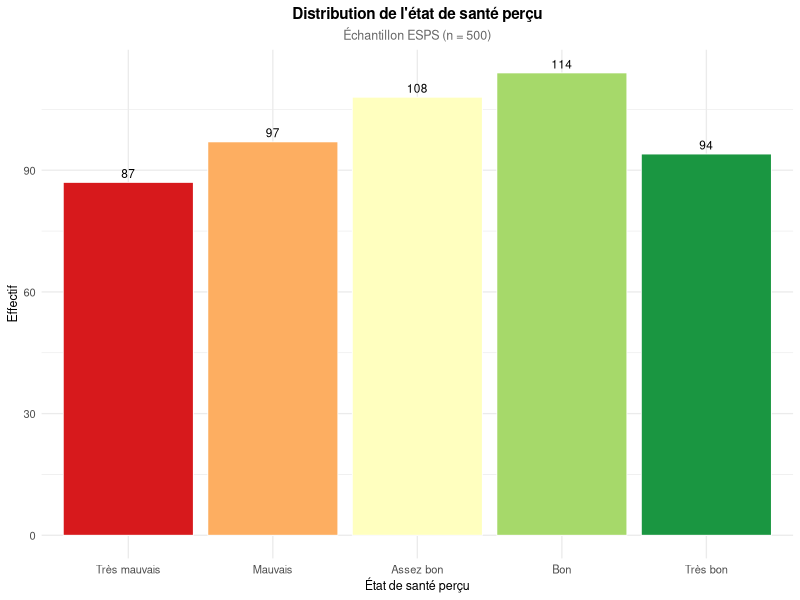
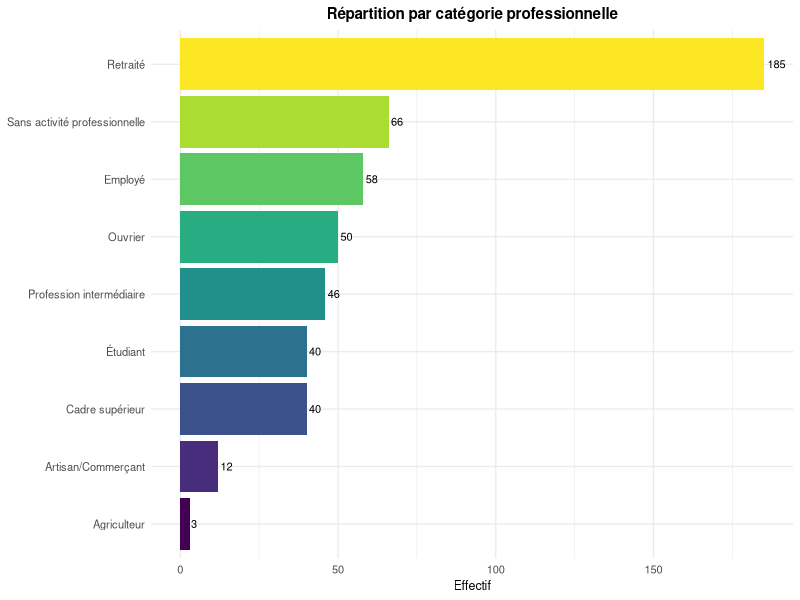
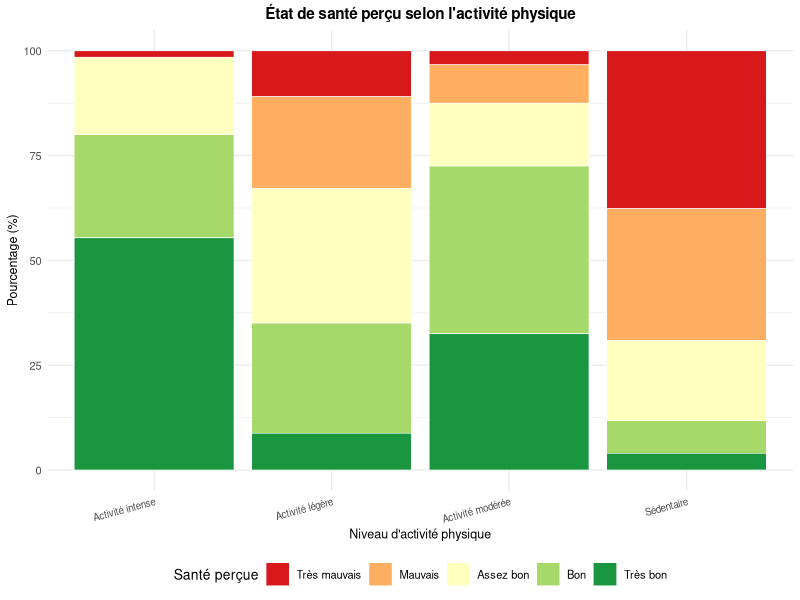
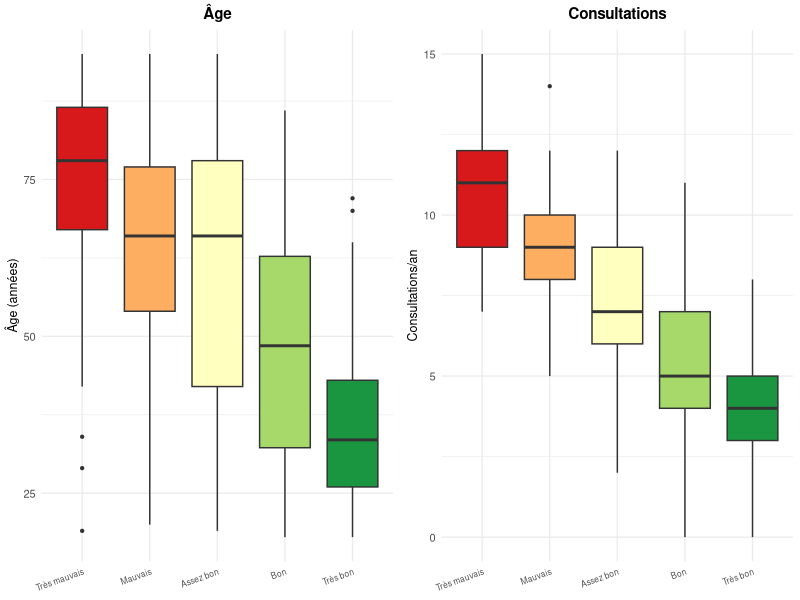
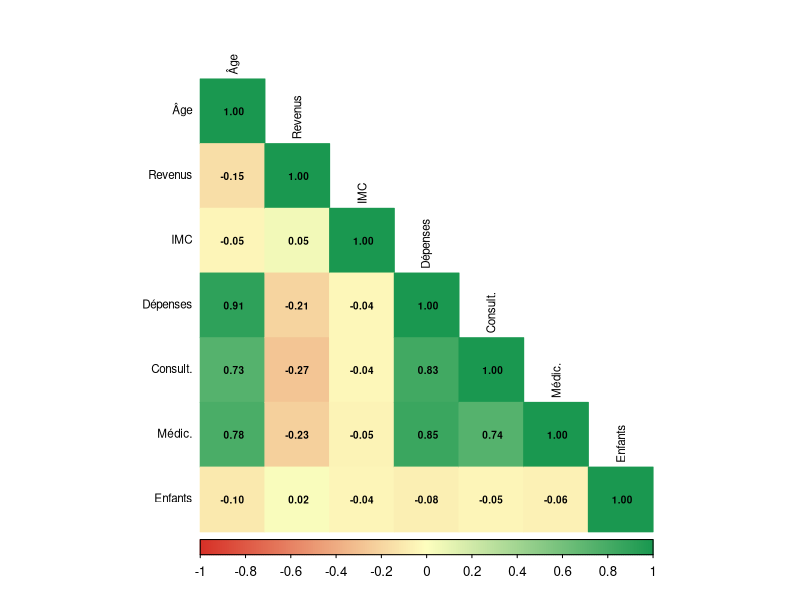
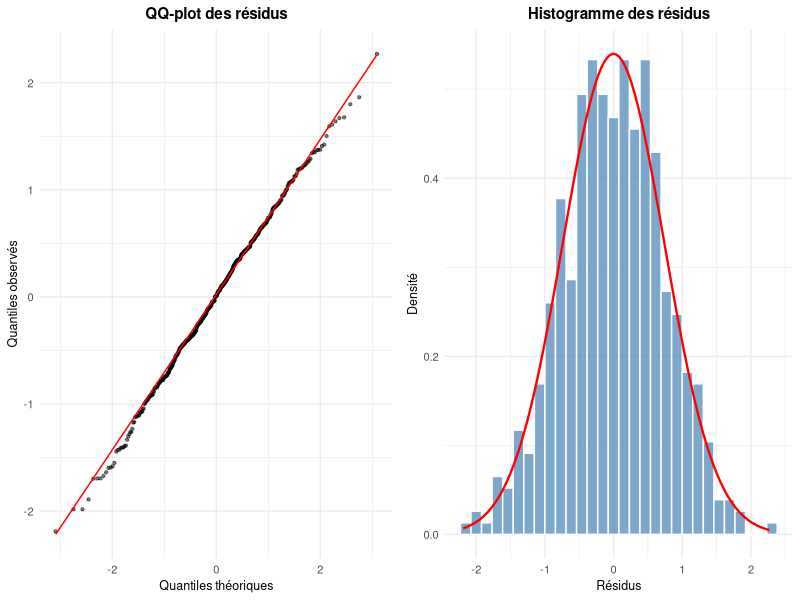
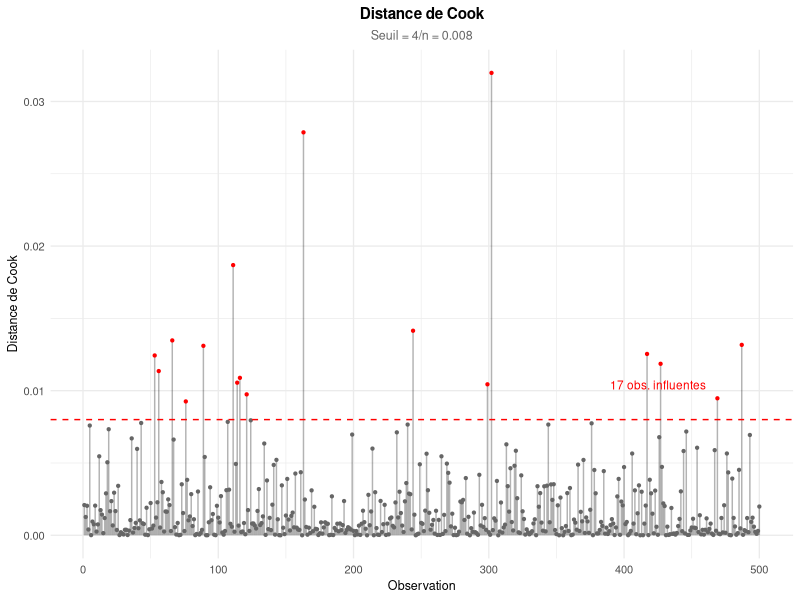
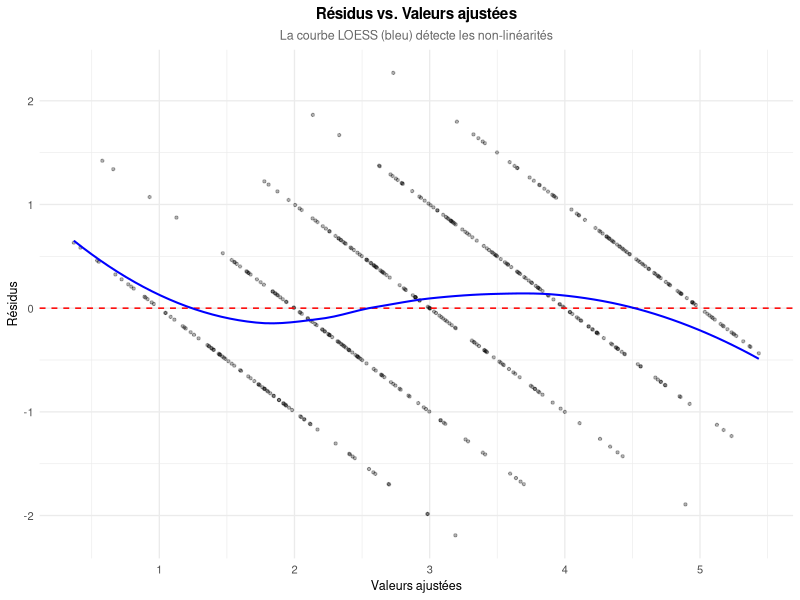

These figures' R source, in order:
## ---- chunk 1
knitr::opts_chunk$set(
 echo = FALSE,
 message = FALSE,
 warning = FALSE,
 fig.align = "center",
 fig.width = 6.5,
 fig.height = 4,
 out.width = "90%",
 fig.pos = "H"
)

# ── Bibliothèques ──
library(dplyr)
library(tidyr)
library(ggplot2)
library(knitr)
library(kableExtra)
library(corrplot)
library(car)
library(MASS)
library(pROC)
library(lmtest)
library(scales)
library(emmeans)
library(gridExtra)

# ── Thème graphique cohérent ──
theme_sas <- theme_minimal(base_size = 10) +
 theme(
 plot.title = element_text(face = "bold", size = 11, hjust = 0.5),
 plot.subtitle = element_text(size = 9, hjust = 0.5, color = "grey40"),
 axis.title = element_text(size = 9),
 legend.position = "bottom"
 )
theme_set(theme_sas)

# ── Chargement des données ──
esps <- read.csv("../data/base_esps.csv", sep = ";",
 stringsAsFactors = TRUE, fileEncoding = "UTF-8")

# ── Recodage du score ordinal (identique au SAS) ──
esps$score_sante <- dplyr::case_when(
 esps$etat_sante_percu == "Très mauvais" ~ 1L,
 esps$etat_sante_percu == "Mauvais" ~ 2L,
 esps$etat_sante_percu == "Assez bon" ~ 3L,
 esps$etat_sante_percu == "Bon" ~ 4L,
 esps$etat_sante_percu == "Très bon" ~ 5L,
 TRUE ~ NA_integer_
)

# Reordonner la variable réponse
esps$etat_sante_percu <- factor(esps$etat_sante_percu,
 levels = c("Très mauvais", "Mauvais", "Assez bon", "Bon", "Très bon"),
 ordered = TRUE)

# Variable binaire
esps$sante_mauvaise <- ifelse(esps$score_sante <= 2, 1L, 0L)

# Recodages numériques
esps$hospit_num <- ifelse(esps$hospitalisation_12_mois == "Oui", 1, 0)
esps$handicap_num <- ifelse(esps$handicap_declare == "Oui", 1, 0)
esps$renoncement_num <- ifelse(esps$renoncement_soins_12_mois == "Oui", 1, 0)

n_obs <- nrow(esps)
## ---- chunk 2
freq_esp <- esps %>%
 count(etat_sante_percu,.drop = FALSE) %>%
 mutate(
 Pourcentage = round(n / sum(n) * 100, 1),
 Cum = cumsum(Pourcentage)
 ) %>%
 rename(`État de santé perçu` = etat_sante_percu,
 Effectif = n,
 `%` = Pourcentage,
 `% cumulé` = Cum)

kable(freq_esp, booktabs = TRUE, align = "lrrr",
 caption = "Distribution de la variable réponse — État de santé perçu.") %>%
 kable_styling(latex_options = c("hold_position"), font_size = 9) %>%
 footnote(general = "Lecture : la modalité la plus fréquente est « Assez bon ». Les modalités extrêmes concentrent moins d'observations.")
## ---- chunk 3
ggplot(esps, aes(x = etat_sante_percu, fill = etat_sante_percu)) +
 geom_bar(color = "white", linewidth = 0.3) +
 geom_text(stat = "count", aes(label = after_stat(count)), vjust = -0.5, size = 3) +
 scale_fill_brewer(palette = "RdYlGn", direction = 1) +
 labs(x = "État de santé perçu", y = "Effectif",
 title = "Distribution de l'état de santé perçu",
 subtitle = paste0("Échantillon ESPS (n = ", n_obs, ")")) +
 theme(legend.position = "none")
## ---- chunk 4
vars_quant <- c("age", "revenus_mensuels_euros", "imc",
 "depenses_sante_annuelles_euros",
 "nombre_consultations_annuelles",
 "nombre_medicaments_reguliers", "nombre_enfants")
labels_quant <- c("Âge (années)", "Revenus mensuels (€)", "IMC (kg/m²)",
 "Dépenses santé annuelles (€)",
 "Consultations/an", "Médicaments réguliers", "Nombre d'enfants")

desc <- esps %>%
 summarise(across(all_of(vars_quant),
 list(Moy = ~round(mean(., na.rm=TRUE),1),
 ET = ~round(sd(., na.rm=TRUE),1),
 Med = ~round(median(., na.rm=TRUE),1),
 Min = ~round(min(., na.rm=TRUE),1),
 Max = ~round(max(., na.rm=TRUE),1)),
.names = "{.col}__{.fn}")) %>%
 pivot_longer(everything(), names_to = c("var","stat"), names_sep = "__") %>%
 pivot_wider(names_from = stat, values_from = value)
desc$Variable <- labels_quant

kable(desc[, c("Variable", "Moy", "ET", "Med", "Min", "Max")],
 booktabs = TRUE, align = "lrrrrr",
 col.names = c("Variable", "Moyenne", "Écart-type", "Médiane", "Min", "Max"),
 caption = "Statistiques descriptives des variables quantitatives.") %>%
 kable_styling(latex_options = c("hold_position", "scale_down"), font_size = 9)
## ---- chunk 5
tab_sexe <- esps %>% count(sexe) %>% mutate(`%` = round(n/sum(n)*100,1))
kable(tab_sexe, booktabs = TRUE, col.names = c("Sexe", "Effectif", "%"),
 caption = "Répartition par sexe .") %>%
 kable_styling(latex_options = "hold_position", font_size = 9)
## ---- chunk 6
esps %>%
 count(profession) %>%
 mutate(profession = reorder(profession, n)) %>%
 ggplot(aes(x = n, y = profession, fill = profession)) +
 geom_col(show.legend = FALSE) +
 geom_text(aes(label = n), hjust = -0.2, size = 2.8) +
 labs(x = "Effectif", y = NULL,
 title = "Répartition par catégorie professionnelle") +
 scale_fill_viridis_d(option = "D")
## ---- chunk 7
# Compute chi-square tests for all qualitative variables
vars_quali <- c("sexe", "profession", "niveau_education", "situation_familiale",
 "couverture_complementaire", "hospitalisation_12_mois",
 "tabagisme", "consommation_alcool", "activite_physique",
 "handicap_declare", "renoncement_soins_12_mois",
 "maladies_declarees")
labels_quali <- c("Sexe", "Profession", "Niveau d'éducation", "Situation familiale",
 "Couverture complémentaire", "Hospitalisation (12 mois)",
 "Tabagisme", "Consommation d'alcool", "Activité physique",
 "Handicap déclaré", "Renoncement aux soins (12 mois)",
 "Maladies déclarées")

chi2_results <- data.frame(Variable = labels_quali, stringsAsFactors = FALSE)
chi2_results$chi2 <- NA_real_
chi2_results$ddl <- NA_integer_
chi2_results$pval <- NA_real_

for (i in seq_along(vars_quali)) {
 tbl <- table(esps$etat_sante_percu, esps[[vars_quali[i]]])
 test <- chisq.test(tbl, simulate.p.value = (any(tbl < 5)))
 chi2_results$chi2[i] <- round(test$statistic, 2)
 chi2_results$ddl[i] <- test$parameter
 chi2_results$pval[i] <- test$p.value
}
chi2_results$Significativite <- ifelse(chi2_results$pval < 0.001, "***",
 ifelse(chi2_results$pval < 0.01, "**",
 ifelse(chi2_results$pval < 0.05, "*", "NS")))
chi2_results$pval_fmt <- ifelse(chi2_results$pval < 0.001, "< 0.001",
 format(round(chi2_results$pval, 4), nsmall = 4))

kable(chi2_results %>% dplyr::select(Variable, chi2, ddl, pval_fmt, Significativite),
 booktabs = TRUE,
 col.names = c("Variable croisée", "$\\chi^2$", "ddl", "p-value", "Signif."),
 escape = FALSE, align = "lrrrr",
 caption = "Synthèse des tests du $\\chi^2$ d'indépendance --- État de santé perçu $\\times$ variables qualitatives.") %>%
 kable_styling(latex_options = c("hold_position"), font_size = 8) %>%
 footnote(general = "Signif. : *** p < 0.001, ** p < 0.01, * p < 0.05, NS = non significatif.",
 general_title = "", escape = FALSE)
## ---- chunk 8
tbl_act <- table(esps$etat_sante_percu, esps$activite_physique)
prop_act <- round(prop.table(tbl_act, margin = 2) * 100, 1)

# Create a formatted table
df_act <- as.data.frame.matrix(tbl_act)
df_act$`État de santé` <- rownames(df_act)
df_act <- df_act %>% dplyr::select(`État de santé`, everything())

kable(df_act, booktabs = TRUE,
 caption = "Tableau croisé : État de santé perçu $\\times$ Activité physique (effectifs).",
 escape = FALSE) %>%
 kable_styling(latex_options = c("hold_position", "scale_down"), font_size = 8)
## ---- chunk 9
esps %>%
 count(activite_physique, etat_sante_percu) %>%
 group_by(activite_physique) %>%
 mutate(pct = n / sum(n) * 100) %>%
 ggplot(aes(x = activite_physique, y = pct, fill = etat_sante_percu)) +
 geom_col(color = "white", linewidth = 0.2) +
 scale_fill_brewer(palette = "RdYlGn", direction = 1, name = "Santé perçue") +
 labs(x = "Niveau d'activité physique", y = "Pourcentage (%)",
 title = "État de santé perçu selon l'activité physique") +
 theme(axis.text.x = element_text(angle = 15, hjust = 1, size = 7))
## ---- chunk 10
vars_q <- c("age", "revenus_mensuels_euros", "imc",
 "depenses_sante_annuelles_euros",
 "nombre_consultations_annuelles",
 "nombre_medicaments_reguliers")
labs_q <- c("Âge", "Revenus mensuels (€)", "IMC",
 "Dépenses de santé (€)", "Consultations/an", "Médicaments réguliers")

anova_res <- data.frame(Variable = labs_q, stringsAsFactors = FALSE)
anova_res$F_stat <- NA_real_
anova_res$pval <- NA_real_

for (i in seq_along(vars_q)) {
 mod <- aov(as.formula(paste(vars_q[i], "~ etat_sante_percu")), data = esps)
 s <- summary(mod)
 anova_res$F_stat[i] <- round(s[[1]]$`F value`[1], 2)
 anova_res$pval[i] <- s[[1]]$`Pr(>F)`[1]
}
anova_res$Signif <- ifelse(anova_res$pval < 0.001, "***",
 ifelse(anova_res$pval < 0.01, "**",
 ifelse(anova_res$pval < 0.05, "*", "NS")))
anova_res$pval_fmt <- ifelse(anova_res$pval < 0.001, "< 0.001",
 format(round(anova_res$pval, 4), nsmall = 4))

kable(anova_res %>% dplyr::select(Variable, F_stat, pval_fmt, Signif),
 booktabs = TRUE,
 col.names = c("Variable", "$F$", "p-value", "Signif."),
 escape = FALSE, align = "lrrr",
 caption = "Synthèse des ANOVA à un facteur --- Variables quantitatives selon l'état de santé perçu.") %>%
 kable_styling(latex_options = "hold_position", font_size = 9) %>%
 footnote(general = "*** p < 0.001, ** p < 0.01, * p < 0.05, NS = non significatif.",
 general_title = "", escape = FALSE)
## ---- chunk 11
p1 <- ggplot(esps, aes(x = etat_sante_percu, y = age, fill = etat_sante_percu)) +
 geom_boxplot(outlier.size = 0.8) +
 scale_fill_brewer(palette = "RdYlGn", direction = 1) +
 labs(x = NULL, y = "Âge (années)", title = "Âge") +
 theme(legend.position = "none", axis.text.x = element_text(angle = 20, hjust = 1, size = 6))

p2 <- ggplot(esps, aes(x = etat_sante_percu, y = nombre_consultations_annuelles,
 fill = etat_sante_percu)) +
 geom_boxplot(outlier.size = 0.8) +
 scale_fill_brewer(palette = "RdYlGn", direction = 1) +
 labs(x = NULL, y = "Consultations/an", title = "Consultations") +
 theme(legend.position = "none", axis.text.x = element_text(angle = 20, hjust = 1, size = 6))

gridExtra::grid.arrange(p1, p2, ncol = 2)
## ---- chunk 12
cor_vars <- c("age", "revenus_mensuels_euros", "imc",
 "depenses_sante_annuelles_euros",
 "nombre_consultations_annuelles",
 "nombre_medicaments_reguliers", "nombre_enfants")
cor_labs <- c("Âge", "Revenus (€)", "IMC", "Dépenses santé (€)",
 "Consultations/an", "Médicaments rég.", "Nb enfants")

sp_cor <- sapply(cor_vars, function(v) {
 ct <- cor.test(esps$score_sante, esps[[v]], method = "spearman", exact = FALSE)
 c(rho = ct$estimate, pval = ct$p.value)
})

sp_df <- data.frame(
 Variable = cor_labs,
 rho = round(sp_cor["rho.rho",], 3),
 pval = sp_cor["pval",],
 stringsAsFactors = FALSE
)
sp_df$Signif <- ifelse(sp_df$pval < 0.001, "***",
 ifelse(sp_df$pval < 0.01, "**",
 ifelse(sp_df$pval < 0.05, "*", "NS")))
sp_df$pval_fmt <- ifelse(sp_df$pval < 0.001, "< 0.001",
 format(round(sp_df$pval, 4), nsmall = 4))

kable(sp_df %>% dplyr::select(Variable, rho, pval_fmt, Signif),
 booktabs = TRUE,
 col.names = c("Variable", "$\\rho$ de Spearman", "p-value", "Signif."),
 escape = FALSE, align = "lrrr",
 caption = "Corrélations de Spearman entre le score de santé et les variables quantitatives.") %>%
 kable_styling(latex_options = "hold_position", font_size = 9) %>%
 footnote(general = "Un $\\rho$ négatif indique que la variable est associée à une dégradation de la santé perçue.",
 general_title = "", escape = FALSE)
## ---- chunk 13
mod_complet <- lm(score_sante ~ age + revenus_mensuels_euros +
 depenses_sante_annuelles_euros +
 nombre_consultations_annuelles +
 nombre_medicaments_reguliers + imc + nombre_enfants,
 data = esps)
s_comp <- summary(mod_complet)

coef_df <- as.data.frame(s_comp$coefficients)
coef_df$Variable <- c("Constante", "Âge", "Revenus (€)", "Dépenses santé (€)",
 "Consultations/an", "Médicaments rég.", "IMC", "Nb enfants")
coef_df$Signif <- ifelse(coef_df$`Pr(>|t|)` < 0.001, "***",
 ifelse(coef_df$`Pr(>|t|)` < 0.01, "**",
 ifelse(coef_df$`Pr(>|t|)` < 0.05, "*", "")))

kable(coef_df %>% dplyr::select(Variable, Estimate, `Std. Error`, `t value`, `Pr(>|t|)`, Signif) %>%
 mutate(across(c(Estimate, `Std. Error`, `t value`), ~round(., 4)),
 `Pr(>|t|)` = ifelse(`Pr(>|t|)` < 0.001, "< 0.001",
 format(round(`Pr(>|t|)`, 4), nsmall = 4))),
 booktabs = TRUE, escape = FALSE,
 col.names = c("Variable", "$\\hat{\\beta}$", "Erreur std.", "$t$", "p-value", ""),
 align = "lrrrrl",
 caption = paste0("Régression linéaire multiple --- Modèle complet ($R^2$ = ",
 round(s_comp$r.squared, 4), ", $R^2$ ajusté = ",
 round(s_comp$adj.r.squared, 4),
 ").")) %>%
 kable_styling(latex_options = c("hold_position"), font_size = 8)
## ---- chunk 14
mod_reduit <- lm(score_sante ~ age + nombre_consultations_annuelles +
 nombre_medicaments_reguliers, data = esps)
s_red <- summary(mod_reduit)

coef_red <- as.data.frame(s_red$coefficients)
coef_red$Variable <- c("Constante", "Âge", "Consultations/an", "Médicaments rég.")
coef_red$Signif <- ifelse(coef_red$`Pr(>|t|)` < 0.001, "***",
 ifelse(coef_red$`Pr(>|t|)` < 0.01, "**",
 ifelse(coef_red$`Pr(>|t|)` < 0.05, "*", "")))

kable(coef_red %>% dplyr::select(Variable, Estimate, `Std. Error`, `t value`, `Pr(>|t|)`, Signif) %>%
 mutate(across(c(Estimate, `Std. Error`, `t value`), ~round(., 4)),
 `Pr(>|t|)` = ifelse(`Pr(>|t|)` < 0.001, "< 0.001",
 format(round(`Pr(>|t|)`, 4), nsmall = 4))),
 booktabs = TRUE, escape = FALSE,
 col.names = c("Variable", "$\\hat{\\beta}$", "Erreur std.", "$t$", "p-value", ""),
 align = "lrrrrl",
 caption = paste0("Régression linéaire --- Modèle réduit ($R^2_{adj}$ = ",
 round(s_red$adj.r.squared, 4),
 ").")) %>%
 kable_styling(latex_options = "hold_position", font_size = 9)
## ---- chunk 15
vif_vals <- car::vif(mod_complet)
vif_df <- data.frame(
 Variable = c("Âge", "Revenus (€)", "Dépenses santé (€)",
 "Consultations/an", "Médicaments rég.", "IMC", "Nb enfants"),
 VIF = round(vif_vals, 2),
 Tolerance = round(1 / vif_vals, 3),
 stringsAsFactors = FALSE
)
vif_df$Diagnostic <- ifelse(vif_df$VIF > 10, "Problématique",
 ifelse(vif_df$VIF > 5, "Modérée", "Acceptable"))

kable(vif_df, booktabs = TRUE,
 col.names = c("Variable", "VIF", "Tolérance", "Diagnostic"),
 caption = "Diagnostics de colinéarité --- VIF et Tolérance.") %>%
 kable_styling(latex_options = "hold_position", font_size = 9)
## ---- chunk 16
cor_mat <- cor(esps[, c("age", "revenus_mensuels_euros", "imc",
 "depenses_sante_annuelles_euros",
 "nombre_consultations_annuelles",
 "nombre_medicaments_reguliers", "nombre_enfants")],
 use = "complete.obs")
colnames(cor_mat) <- c("Âge", "Revenus", "IMC", "Dépenses", "Consult.", "Médic.", "Enfants")
rownames(cor_mat) <- colnames(cor_mat)
corrplot(cor_mat, method = "color", type = "lower", addCoef.col = "black",
 tl.col = "black", tl.cex = 0.7, number.cex = 0.6,
 col = colorRampPalette(c("#D73027","#FFFFBF","#1A9850"))(200),
 title = "", mar = c(0,0,1,0))
## ---- chunk 17
# Forward selection
null_mod <- lm(score_sante ~ 1, data = esps)
full_mod <- lm(score_sante ~ age + revenus_mensuels_euros +
 depenses_sante_annuelles_euros + nombre_consultations_annuelles +
 nombre_medicaments_reguliers + imc + nombre_enfants, data = esps)

fwd <- step(null_mod, scope = list(lower = null_mod, upper = full_mod),
 direction = "forward", trace = 0)
bwd <- step(full_mod, direction = "backward", trace = 0)
both <- step(null_mod, scope = list(lower = null_mod, upper = full_mod),
 direction = "both", trace = 0)

sel_df <- data.frame(
 Méthode = c("Forward", "Backward", "Stepwise"),
 `Variables retenues` = c(
 paste(setdiff(names(coef(fwd)), "(Intercept)"), collapse = ", "),
 paste(setdiff(names(coef(bwd)), "(Intercept)"), collapse = ", "),
 paste(setdiff(names(coef(both)), "(Intercept)"), collapse = ", ")
 ),
 AIC = c(AIC(fwd), AIC(bwd), AIC(both)),
 `R2 ajusté` = c(summary(fwd)$adj.r.squared,
 summary(bwd)$adj.r.squared,
 summary(both)$adj.r.squared),
 stringsAsFactors = FALSE
)
sel_df$AIC <- round(sel_df$AIC, 1)
sel_df$`R2 ajusté` <- round(sel_df$`R2.ajusté`, 4)

kable(sel_df %>% dplyr::select(Méthode, Variables.retenues, AIC, R2.ajusté),
 booktabs = TRUE,
 col.names = c("Méthode", "Variables retenues", "AIC", "$R^2$ ajusté"),
 escape = FALSE,
 caption = "Synthèse de la sélection de variables --- Forward, Backward, Stepwise.") %>%
 kable_styling(latex_options = c("hold_position", "scale_down"), font_size = 8)
## ---- chunk 18
# Modèle retenu pour validation
mod_val <- lm(score_sante ~ age + nombre_consultations_annuelles +
 nombre_medicaments_reguliers, data = esps)
esps$resid <- residuals(mod_val)
esps$yhat <- fitted(mod_val)
esps$rstud <- rstudent(mod_val)
esps$cooksd <- cooks.distance(mod_val)
esps$lev <- hatvalues(mod_val)
## ---- chunk 19
p_qq <- ggplot(esps, aes(sample = resid)) +
 stat_qq(size = 0.8, alpha = 0.5) + stat_qq_line(color = "red") +
 labs(x = "Quantiles théoriques", y = "Quantiles observés",
 title = "QQ-plot des résidus")

p_hist <- ggplot(esps, aes(x = resid)) +
 geom_histogram(aes(y = after_stat(density)), bins = 30,
 fill = "steelblue", color = "white", alpha = 0.7) +
 stat_function(fun = dnorm, args = list(mean = 0, sd = sd(esps$resid)),
 color = "red", linewidth = 0.8) +
 labs(x = "Résidus", y = "Densité", title = "Histogramme des résidus")

gridExtra::grid.arrange(p_qq, p_hist, ncol = 2)
## ---- chunk 20
sw <- shapiro.test(esps$resid)
cat(paste0("**Test de Shapiro-Wilk** : $W$ = ",
 round(sw$statistic, 4), ", p-value = ",
 ifelse(sw$p.value < 0.001, "< 0.001",
 format(round(sw$p.value, 4), nsmall = 4)), ".\n\n"))
## ---- chunk 21
dw <- lmtest::dwtest(mod_val)
cat(paste0("**Test de Durbin-Watson** (Durbin-Watson) : $d$ = ",
 round(dw$statistic, 4), ", p-value = ",
 format(round(dw$p.value, 4), nsmall = 4), ". ",
 ifelse(dw$p.value > 0.05,
 "L'hypothèse d'indépendance des résidus **n'est pas rejetée**.",
 "L'hypothèse d'indépendance des résidus est rejetée --- prudence requise."), "\n\n"))
## ---- chunk 22
bp <- lmtest::bptest(mod_val)
cat(paste0("**Test de White** (test de White) : Statistique = ",
 round(bp$statistic, 4), ", p-value = ",
 format(round(bp$p.value, 4), nsmall = 4), ". ",
 ifelse(bp$p.value > 0.05,
 "L'hypothèse d'homoscédasticité **n'est pas rejetée**.",
 "Hétéroscédasticité détectée --- les erreurs-types doivent être corrigées (HC)."), "\n\n"))
## ---- chunk 23
seuil_cook <- 4 / n_obs
ggplot(esps, aes(x = seq_len(n_obs), y = cooksd)) +
 geom_segment(aes(xend = seq_len(n_obs), yend = 0), alpha = 0.3) +
 geom_point(aes(color = cooksd > seuil_cook), size = 0.8) +
 geom_hline(yintercept = seuil_cook, color = "red", linetype = "dashed") +
 scale_color_manual(values = c("grey40", "red"), guide = "none") +
 labs(x = "Observation", y = "Distance de Cook",
 title = "Distance de Cook",
 subtitle = paste0("Seuil = 4/n = ", round(seuil_cook, 4))) +
 annotate("text", x = n_obs * 0.85, y = seuil_cook * 1.3,
 label = paste0(sum(esps$cooksd > seuil_cook), " obs. influentes"),
 color = "red", size = 3)
## ---- chunk 24
ggplot(esps, aes(x = yhat, y = resid)) +
 geom_point(alpha = 0.3, size = 0.8) +
 geom_hline(yintercept = 0, color = "red", linetype = "dashed") +
 geom_smooth(method = "loess", se = FALSE, color = "blue", linewidth = 0.7) +
 labs(x = "Valeurs ajustées", y = "Résidus",
 title = "Résidus vs. Valeurs ajustées",
 subtitle = "La courbe LOESS (bleu) détecte les non-linéarités")
## ---- chunk 25
mod_ancova <- lm(score_sante ~ age + nombre_consultations_annuelles +
 nombre_medicaments_reguliers +
 sexe + hospitalisation_12_mois +
 activite_physique + handicap_declare, data = esps)
anova_III <- car::Anova(mod_ancova, type = "III")

anova_df <- as.data.frame(anova_III)
anova_df$Source <- rownames(anova_df)
anova_df <- anova_df %>% filter(Source != "Residuals")
anova_df$Signif <- ifelse(anova_df$`Pr(>F)` < 0.001, "***",
 ifelse(anova_df$`Pr(>F)` < 0.01, "**",
 ifelse(anova_df$`Pr(>F)` < 0.05, "*", "")))

labs_ancova <- c("(Constante)", "Âge", "Consultations/an", "Médicaments rég.",
 "Sexe", "Hospitalisation", "Activité physique", "Handicap déclaré")

kable(data.frame(
 Source = labs_ancova,
 `SS III` = round(anova_df$`Sum Sq`, 2),
 `F` = round(anova_df$`F value`, 2),
 `p-value` = ifelse(anova_df$`Pr(>F)` < 0.001, "< 0.001",
 format(round(anova_df$`Pr(>F)`, 4), nsmall = 4)),
 Signif = anova_df$Signif,
 check.names = FALSE
),
 booktabs = TRUE, escape = FALSE,
 col.names = c("Source", "SS (Type III)", "$F$", "p-value", ""),
 align = "lrrrr",
 caption = "Table ANOVA de Type III --- ANCOVA.") %>%
 kable_styling(latex_options = "hold_position", font_size = 9)
## ---- chunk 26
emm_act <- emmeans(mod_ancova, "activite_physique")
emm_df <- as.data.frame(emm_act)
emm_df$activite_physique <- as.character(emm_df$activite_physique)

kable(emm_df %>% dplyr::select(activite_physique, emmean, SE, lower.CL, upper.CL) %>%
 mutate(across(c(emmean, SE, lower.CL, upper.CL), ~round(., 3))),
 booktabs = TRUE,
 col.names = c("Activité physique", "Moyenne marginale", "Erreur std.", "IC inf.", "IC sup."),
 caption = "Moyennes marginales du score de santé selon l'activité physique, ajustées sur l'âge, les consultations et les médicaments (LSMEANS).") %>%
 kable_styling(latex_options = "hold_position", font_size = 9)
## ---- chunk 27
emm_df2 <- as.data.frame(emm_act)
ggplot(emm_df2, aes(x = reorder(activite_physique, emmean), y = emmean)) +
 geom_point(size = 3, color = "steelblue") +
 geom_errorbar(aes(ymin = lower.CL, ymax = upper.CL), width = 0.2, color = "steelblue") +
 coord_flip() +
 labs(x = NULL, y = "Score de santé moyen (ajusté)",
 title = "Moyennes marginales : Activité physique",
 subtitle = "Ajustées sur âge, consultations, médicaments, sexe, etc.")
## ---- chunk 28
mod_ord <- MASS::polr(etat_sante_percu ~ age + nombre_consultations_annuelles +
 nombre_medicaments_reguliers + sexe +
 hospitalisation_12_mois + activite_physique +
 handicap_declare,
 data = esps, Hess = TRUE)
s_ord <- summary(mod_ord)

coef_ord <- as.data.frame(s_ord$coefficients)
coef_ord$Variable <- rownames(coef_ord)
coef_ord$z_value <- coef_ord$Value / coef_ord$`Std. Error`
coef_ord$p_value <- 2 * pnorm(abs(coef_ord$z_value), lower.tail = FALSE)
coef_ord$Signif <- ifelse(coef_ord$p_value < 0.001, "***",
 ifelse(coef_ord$p_value < 0.01, "**",
 ifelse(coef_ord$p_value < 0.05, "*", "")))
coef_ord$OR <- round(exp(coef_ord$Value), 3)

# Separate coefficients and intercepts
n_coef <- length(s_ord$coefficients[,1]) - length(s_ord$zeta)
coef_main <- coef_ord[1:n_coef, ]

labs_ord <- c("Âge", "Consultations/an", "Médicaments rég.",
 "Sexe (Femme vs Homme)", "Hospitalisation (Oui vs Non)",
 "Activité : Légère vs Sédentaire", "Activité : Modérée vs Sédentaire",
 "Activité : Intense vs Sédentaire", "Handicap (Oui vs Non)")
if(nrow(coef_main) <= length(labs_ord)) {
 coef_main$Label <- labs_ord[1:nrow(coef_main)]
} else {
 coef_main$Label <- coef_main$Variable
}

kable(coef_main %>% dplyr::select(Label, Value, `Std. Error`, z_value, p_value, OR, Signif) %>%
 mutate(Value = round(Value, 4), `Std. Error` = round(`Std. Error`, 4),
 z_value = round(z_value, 2),
 p_value = ifelse(p_value < 0.001, "< 0.001",
 format(round(p_value, 4), nsmall = 4))),
 booktabs = TRUE, escape = FALSE,
 col.names = c("Variable", "$\\hat{\\beta}$", "Erreur std.", "$z$", "p-value", "OR", ""),
 align = "lrrrrrl",
 caption = "Régression logistique ordinale (cotes proportionnelles) --- Modèle réduit.") %>%
 kable_styling(latex_options = c("hold_position", "scale_down"), font_size = 8) %>%
 footnote(general = "OR = Odds Ratio = $e^{\\hat{\\beta}}$. Un OR < 1 indique une probabilité plus faible d'être dans une catégorie supérieure de santé.",
 general_title = "", escape = FALSE)
## ---- chunk 29
mod_bin <- glm(sante_mauvaise ~ age + nombre_consultations_annuelles +
 nombre_medicaments_reguliers + sexe +
 hospitalisation_12_mois + activite_physique +
 handicap_declare,
 data = esps, family = binomial)
s_bin <- summary(mod_bin)

coef_bin <- as.data.frame(s_bin$coefficients)
coef_bin$Variable <- rownames(coef_bin)
coef_bin$OR <- round(exp(coef_bin$Estimate), 3)
coef_bin$Signif <- ifelse(coef_bin$`Pr(>|z|)` < 0.001, "***",
 ifelse(coef_bin$`Pr(>|z|)` < 0.01, "**",
 ifelse(coef_bin$`Pr(>|z|)` < 0.05, "*", "")))

kable(coef_bin %>% dplyr::select(Variable, Estimate, `Std. Error`, `z value`, `Pr(>|z|)`, OR, Signif) %>%
 mutate(Estimate = round(Estimate, 4), `Std. Error` = round(`Std. Error`, 4),
 `z value` = round(`z value`, 2),
 `Pr(>|z|)` = ifelse(`Pr(>|z|)` < 0.001, "< 0.001",
 format(round(`Pr(>|z|)`, 4), nsmall = 4))),
 booktabs = TRUE, escape = FALSE,
 col.names = c("Variable", "$\\hat{\\beta}$", "Err. std.", "$z$", "p-value", "OR", ""),
 align = "lrrrrrl",
 caption = "Régression logistique binaire --- Coefficients et Odds Ratios.") %>%
 kable_styling(latex_options = c("hold_position", "scale_down"), font_size = 7)
## ---- chunk 30
pred_prob <- predict(mod_bin, type = "response")
roc_obj <- pROC::roc(esps$sante_mauvaise, pred_prob, quiet = TRUE)
auc_val <- round(pROC::auc(roc_obj), 3)

ggroc(roc_obj, color = "steelblue", linewidth = 0.8) +
 geom_abline(intercept = 1, slope = 1, linetype = "dashed", color = "grey50") +
 annotate("text", x = 0.35, y = 0.25,
 label = paste0("AUC = ", auc_val),
 size = 4.5, fontface = "bold", color = "steelblue") +
 labs(x = "Spécificité", y = "Sensibilité",
 title = "Courbe ROC — Modèle logistique binaire",
 subtitle = "Bonne vs. Mauvaise santé perçue")
## ---- chunk 31
pred_class <- ifelse(pred_prob > 0.5, 1, 0)
conf_mat <- table(Observé = esps$sante_mauvaise, Prédit = pred_class)

accuracy <- sum(diag(conf_mat)) / sum(conf_mat)
sensitivity <- if(nrow(conf_mat) >= 2 && ncol(conf_mat) >= 2) conf_mat[2,2] / sum(conf_mat[2,]) else NA
specificity <- conf_mat[1,1] / sum(conf_mat[1,])

kable(conf_mat, booktabs = TRUE,
 caption = "Matrice de confusion --- Modèle logistique binaire, seuil = 0.5.") %>%
 kable_styling(latex_options = "hold_position", font_size = 9)
## ---- chunk 32
metrics_df <- data.frame(
 Métrique = c("Exactitude (Accuracy)", "Sensibilité", "Spécificité"),
 Valeur = c(round(accuracy, 3),
 round(ifelse(is.na(sensitivity), 0, sensitivity), 3),
 round(specificity, 3))
)

kable(metrics_df, booktabs = TRUE,
 caption = "Métriques de classification du modèle logistique binaire.") %>%
 kable_styling(latex_options = "hold_position", font_size = 9)
